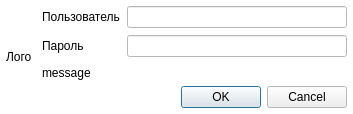
<?xml version="1.0" encoding="UTF-8"?>
<ui version="4.0">
 <class>CredentialsDialogUI</class>
 <widget class="QWidget" name="CredentialsDialogUI">
  <property name="geometry">
   <rect>
    <x>0</x>
    <y>0</y>
    <width>353</width>
    <height>114</height>
   </rect>
  </property>
  <property name="palette">
   <palette>
    <active>
     <colorrole role="Base">
      <brush brushstyle="SolidPattern">
       <color alpha="255">
        <red>255</red>
        <green>255</green>
        <blue>255</blue>
       </color>
      </brush>
     </colorrole>
     <colorrole role="Window">
      <brush brushstyle="SolidPattern">
       <color alpha="255">
        <red>255</red>
        <green>255</green>
        <blue>255</blue>
       </color>
      </brush>
     </colorrole>
    </active>
    <inactive>
     <colorrole role="Base">
      <brush brushstyle="SolidPattern">
       <color alpha="255">
        <red>255</red>
        <green>255</green>
        <blue>255</blue>
       </color>
      </brush>
     </colorrole>
     <colorrole role="Window">
      <brush brushstyle="SolidPattern">
       <color alpha="255">
        <red>255</red>
        <green>255</green>
        <blue>255</blue>
       </color>
      </brush>
     </colorrole>
    </inactive>
    <disabled>
     <colorrole role="Base">
      <brush brushstyle="SolidPattern">
       <color alpha="255">
        <red>255</red>
        <green>255</green>
        <blue>255</blue>
       </color>
      </brush>
     </colorrole>
     <colorrole role="Window">
      <brush brushstyle="SolidPattern">
       <color alpha="255">
        <red>255</red>
        <green>255</green>
        <blue>255</blue>
       </color>
      </brush>
     </colorrole>
    </disabled>
   </palette>
  </property>
  <property name="windowTitle">
   <string>Form</string>
  </property>
  <property name="autoFillBackground">
   <bool>true</bool>
  </property>
  <layout class="QVBoxLayout" name="verticalLayout_2">
   <property name="spacing">
    <number>0</number>
   </property>
   <property name="leftMargin">
    <number>0</number>
   </property>
   <property name="topMargin">
    <number>0</number>
   </property>
   <property name="rightMargin">
    <number>0</number>
   </property>
   <property name="bottomMargin">
    <number>0</number>
   </property>
   <item>
    <widget class="QFrame" name="main_frame">
     <property name="frameShape">
      <enum>QFrame::NoFrame</enum>
     </property>
     <property name="frameShadow">
      <enum>QFrame::Plain</enum>
     </property>
     <property name="lineWidth">
      <number>0</number>
     </property>
     <layout class="QHBoxLayout" name="horizontalLayout_2">
      <property name="spacing">
       <number>10</number>
      </property>
      <property name="leftMargin">
       <number>6</number>
      </property>
      <property name="topMargin">
       <number>6</number>
      </property>
      <property name="rightMargin">
       <number>6</number>
      </property>
      <property name="bottomMargin">
       <number>6</number>
      </property>
      <item>
       <widget class="QLabel" name="lb_logo">
        <property name="text">
         <string>Лого</string>
        </property>
       </widget>
      </item>
      <item>
       <layout class="QVBoxLayout" name="verticalLayout">
        <property name="spacing">
         <number>0</number>
        </property>
        <property name="topMargin">
         <number>0</number>
        </property>
        <property name="bottomMargin">
         <number>0</number>
        </property>
        <item>
         <layout class="QFormLayout" name="formLayout">
          <property name="horizontalSpacing">
           <number>7</number>
          </property>
          <property name="verticalSpacing">
           <number>7</number>
          </property>
          <item row="0" column="0">
           <widget class="QLabel" name="user_label">
            <property name="text">
             <string>Пользователь</string>
            </property>
           </widget>
          </item>
          <item row="0" column="1">
           <widget class="QLineEdit" name="le_login"/>
          </item>
          <item row="1" column="0">
           <widget class="QLabel" name="password_label">
            <property name="text">
             <string>Пароль</string>
            </property>
           </widget>
          </item>
          <item row="1" column="1">
           <widget class="QLineEdit" name="le_password">
            <property name="echoMode">
             <enum>QLineEdit::Password</enum>
            </property>
           </widget>
          </item>
         </layout>
        </item>
        <item>
         <spacer name="verticalSpacer">
          <property name="orientation">
           <enum>Qt::Vertical</enum>
          </property>
          <property name="sizeHint" stdset="0">
           <size>
            <width>0</width>
            <height>0</height>
           </size>
          </property>
         </spacer>
        </item>
        <item>
         <widget class="QLabel" name="message">
          <property name="font">
           <font>
            <weight>50</weight>
            <bold>false</bold>
            <underline>false</underline>
           </font>
          </property>
          <property name="text">
           <string>message</string>
          </property>
         </widget>
        </item>
        <item>
         <spacer name="verticalSpacer_2">
          <property name="orientation">
           <enum>Qt::Vertical</enum>
          </property>
          <property name="sizeType">
           <enum>QSizePolicy::Fixed</enum>
          </property>
          <property name="sizeHint" stdset="0">
           <size>
            <width>0</width>
            <height>6</height>
           </size>
          </property>
         </spacer>
        </item>
        <item>
         <widget class="QDialogButtonBox" name="buttonBox">
          <property name="standardButtons">
           <set>QDialogButtonBox::Cancel|QDialogButtonBox::Ok</set>
          </property>
         </widget>
        </item>
       </layout>
      </item>
     </layout>
    </widget>
   </item>
  </layout>
 </widget>
 <resources/>
 <connections/>
</ui>
